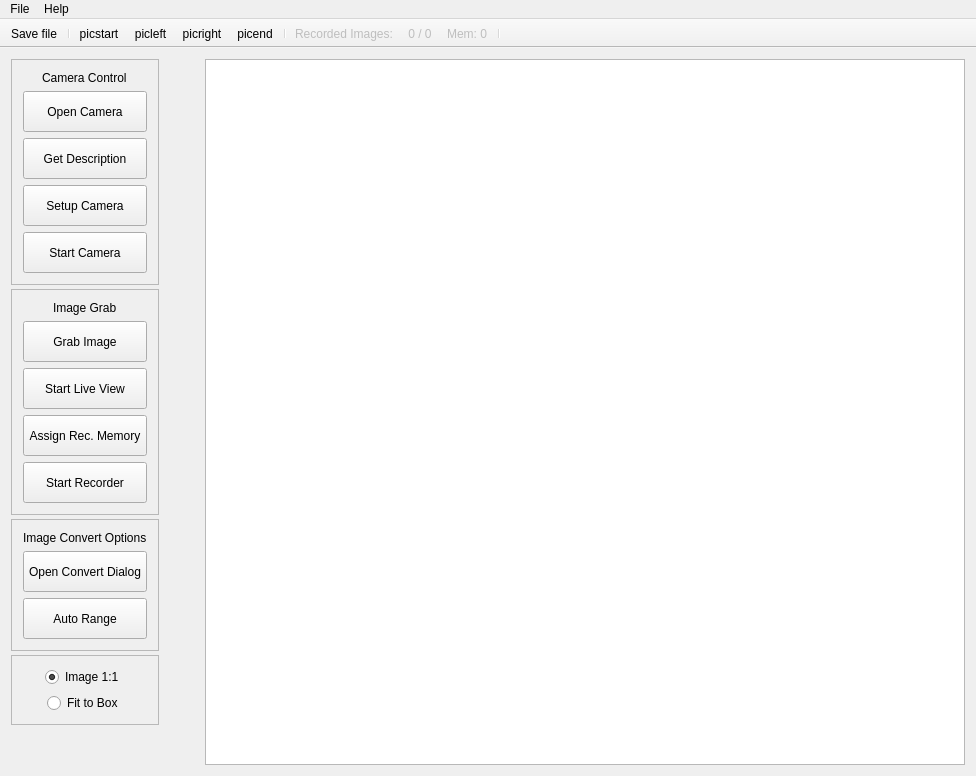
<?xml version="1.0" encoding="UTF-8"?>
<ui version="4.0">
 <class>qt_pco_cameraClass</class>
 <widget class="QMainWindow" name="qt_pco_cameraClass">
  <property name="geometry">
   <rect>
    <x>0</x>
    <y>0</y>
    <width>976</width>
    <height>776</height>
   </rect>
  </property>
  <property name="windowTitle">
   <string>CameraDemoQT</string>
  </property>
  <property name="windowIcon">
   <iconset resource="qt_pco_camera.qrc">
    <normaloff>:/Resources/PCOApp.ico</normaloff>:/Resources/PCOApp.ico</iconset>
  </property>
  <widget class="QWidget" name="centralWidget">
   <property name="autoFillBackground">
    <bool>false</bool>
   </property>
   <layout class="QHBoxLayout" name="horizontalLayout">
    <item>
     <layout class="QVBoxLayout" name="ButtonLayout">
      <property name="spacing">
       <number>4</number>
      </property>
      <item>
       <widget class="QFrame" name="frame_4">
        <property name="frameShape">
         <enum>QFrame::StyledPanel</enum>
        </property>
        <property name="frameShadow">
         <enum>QFrame::Sunken</enum>
        </property>
        <layout class="QVBoxLayout" name="verticalLayout_5">
         <item alignment="Qt::AlignHCenter">
          <widget class="QLabel" name="CameraControlLabel">
           <property name="text">
            <string>Camera Control</string>
           </property>
          </widget>
         </item>
         <item>
          <widget class="QPushButton" name="OpenCameraButton">
           <property name="minimumSize">
            <size>
             <width>16</width>
             <height>41</height>
            </size>
           </property>
           <property name="text">
            <string>Open Camera</string>
           </property>
           <property name="iconSize">
            <size>
             <width>32</width>
             <height>32</height>
            </size>
           </property>
          </widget>
         </item>
         <item>
          <widget class="QPushButton" name="GetDescriptionButton">
           <property name="minimumSize">
            <size>
             <width>16</width>
             <height>41</height>
            </size>
           </property>
           <property name="text">
            <string>Get Description</string>
           </property>
          </widget>
         </item>
         <item>
          <widget class="QPushButton" name="SetupCameraButton">
           <property name="minimumSize">
            <size>
             <width>16</width>
             <height>41</height>
            </size>
           </property>
           <property name="text">
            <string>Setup Camera</string>
           </property>
          </widget>
         </item>
         <item>
          <widget class="QPushButton" name="StartCameraButton">
           <property name="minimumSize">
            <size>
             <width>16</width>
             <height>41</height>
            </size>
           </property>
           <property name="text">
            <string>Start Camera</string>
           </property>
          </widget>
         </item>
        </layout>
       </widget>
      </item>
      <item>
       <widget class="QFrame" name="frame_3">
        <property name="frameShape">
         <enum>QFrame::StyledPanel</enum>
        </property>
        <property name="frameShadow">
         <enum>QFrame::Sunken</enum>
        </property>
        <layout class="QVBoxLayout" name="verticalLayout_4">
         <item alignment="Qt::AlignHCenter">
          <widget class="QLabel" name="ImageGrabTitle">
           <property name="text">
            <string>Image Grab</string>
           </property>
          </widget>
         </item>
         <item>
          <widget class="QPushButton" name="GrabImageButton">
           <property name="minimumSize">
            <size>
             <width>0</width>
             <height>41</height>
            </size>
           </property>
           <property name="text">
            <string>Grab Image</string>
           </property>
          </widget>
         </item>
         <item>
          <widget class="QPushButton" name="StartLiveViewButton">
           <property name="minimumSize">
            <size>
             <width>0</width>
             <height>41</height>
            </size>
           </property>
           <property name="text">
            <string>Start Live View</string>
           </property>
          </widget>
         </item>
         <item>
          <widget class="QPushButton" name="RecorderMemoryButton">
           <property name="minimumSize">
            <size>
             <width>0</width>
             <height>41</height>
            </size>
           </property>
           <property name="text">
            <string>Assign Rec. Memory</string>
           </property>
          </widget>
         </item>
         <item>
          <widget class="QPushButton" name="StartRecorderButton">
           <property name="minimumSize">
            <size>
             <width>0</width>
             <height>41</height>
            </size>
           </property>
           <property name="text">
            <string>Start Recorder</string>
           </property>
          </widget>
         </item>
        </layout>
       </widget>
      </item>
      <item>
       <widget class="QFrame" name="frame_2">
        <property name="frameShape">
         <enum>QFrame::StyledPanel</enum>
        </property>
        <property name="frameShadow">
         <enum>QFrame::Sunken</enum>
        </property>
        <layout class="QVBoxLayout" name="verticalLayout_2">
         <item alignment="Qt::AlignHCenter">
          <widget class="QLabel" name="ImageConvertTitle">
           <property name="text">
            <string>Image Convert Options</string>
           </property>
          </widget>
         </item>
         <item>
          <widget class="QPushButton" name="OpenConvertDialogButton">
           <property name="minimumSize">
            <size>
             <width>16</width>
             <height>41</height>
            </size>
           </property>
           <property name="text">
            <string>Open Convert Dialog</string>
           </property>
          </widget>
         </item>
         <item>
          <widget class="QPushButton" name="AutoRangeButton">
           <property name="minimumSize">
            <size>
             <width>16</width>
             <height>41</height>
            </size>
           </property>
           <property name="text">
            <string>Auto Range</string>
           </property>
          </widget>
         </item>
        </layout>
       </widget>
      </item>
      <item>
       <widget class="QFrame" name="frame">
        <property name="frameShape">
         <enum>QFrame::StyledPanel</enum>
        </property>
        <property name="frameShadow">
         <enum>QFrame::Sunken</enum>
        </property>
        <layout class="QVBoxLayout" name="verticalLayout">
         <item alignment="Qt::AlignHCenter">
          <widget class="QRadioButton" name="Image1to1">
           <property name="text">
            <string>Image 1:1</string>
           </property>
           <property name="checked">
            <bool>true</bool>
           </property>
          </widget>
         </item>
         <item alignment="Qt::AlignHCenter">
          <widget class="QRadioButton" name="ImageFitToBox">
           <property name="text">
            <string>Fit to Box</string>
           </property>
          </widget>
         </item>
        </layout>
       </widget>
      </item>
      <item>
       <spacer name="verticalSpacer">
        <property name="orientation">
         <enum>Qt::Vertical</enum>
        </property>
        <property name="sizeHint" stdset="0">
         <size>
          <width>20</width>
          <height>40</height>
         </size>
        </property>
       </spacer>
      </item>
     </layout>
    </item>
    <item>
     <spacer name="horizontalSpacer">
      <property name="orientation">
       <enum>Qt::Horizontal</enum>
      </property>
      <property name="sizeType">
       <enum>QSizePolicy::Minimum</enum>
      </property>
      <property name="sizeHint" stdset="0">
       <size>
        <width>40</width>
        <height>20</height>
       </size>
      </property>
     </spacer>
    </item>
    <item>
     <widget class="QGraphicsView" name="ImageView">
      <property name="minimumSize">
       <size>
        <width>700</width>
        <height>0</height>
       </size>
      </property>
      <property name="acceptDrops">
       <bool>false</bool>
      </property>
      <property name="frameShape">
       <enum>QFrame::StyledPanel</enum>
      </property>
      <property name="frameShadow">
       <enum>QFrame::Sunken</enum>
      </property>
      <property name="sizeAdjustPolicy">
       <enum>QAbstractScrollArea::AdjustToContents</enum>
      </property>
     </widget>
    </item>
   </layout>
  </widget>
  <widget class="QMenuBar" name="menuBar">
   <property name="geometry">
    <rect>
     <x>0</x>
     <y>0</y>
     <width>976</width>
     <height>29</height>
    </rect>
   </property>
   <widget class="QMenu" name="menuFile">
    <property name="title">
     <string>File</string>
    </property>
    <addaction name="actionSave"/>
    <addaction name="actionSaveb16tif"/>
    <addaction name="actionExit"/>
   </widget>
   <widget class="QMenu" name="menuHelp">
    <property name="title">
     <string>Help</string>
    </property>
    <addaction name="actionInfo"/>
   </widget>
   <addaction name="menuFile"/>
   <addaction name="menuHelp"/>
  </widget>
  <widget class="QToolBar" name="Toolbar">
   <property name="contextMenuPolicy">
    <enum>Qt::NoContextMenu</enum>
   </property>
   <property name="windowTitle">
    <string>toolBar</string>
   </property>
   <property name="movable">
    <bool>false</bool>
   </property>
   <property name="iconSize">
    <size>
     <width>24</width>
     <height>24</height>
    </size>
   </property>
   <property name="floatable">
    <bool>false</bool>
   </property>
   <attribute name="toolBarArea">
    <enum>TopToolBarArea</enum>
   </attribute>
   <attribute name="toolBarBreak">
    <bool>false</bool>
   </attribute>
   <addaction name="actionSave"/>
   <addaction name="separator"/>
   <addaction name="actionPicstart"/>
   <addaction name="actionPicleft"/>
   <addaction name="actionPicright"/>
   <addaction name="actionPicend"/>
   <addaction name="separator"/>
   <addaction name="actionRecorded_Images"/>
   <addaction name="actionImagecounter"/>
   <addaction name="MemoryAssigned"/>
   <addaction name="separator"/>
  </widget>
  <action name="actionSave">
   <property name="icon">
    <iconset resource="qt_pco_camera.qrc">
     <normaloff>:/Resources/document-save-as-5.ico</normaloff>
     <normalon>:/Resources/document-save-as-5.ico</normalon>:/Resources/document-save-as-5.ico</iconset>
   </property>
   <property name="text">
    <string>Save file</string>
   </property>
  </action>
  <action name="actionInfo">
   <property name="icon">
    <iconset resource="qt_pco_camera.qrc">
     <normaloff>:/Resources/help.ico</normaloff>:/Resources/help.ico</iconset>
   </property>
   <property name="text">
    <string>Info</string>
   </property>
  </action>
  <action name="actionExit">
   <property name="icon">
    <iconset resource="qt_pco_camera.qrc">
     <normaloff>:/Resources/application-exit.ico</normaloff>:/Resources/application-exit.ico</iconset>
   </property>
   <property name="text">
    <string>Exit</string>
   </property>
  </action>
  <action name="actionPicleft">
   <property name="icon">
    <iconset resource="qt_pco_camera.qrc">
     <normaloff>:/Resources/arrow-left-2.ico</normaloff>:/Resources/arrow-left-2.ico</iconset>
   </property>
   <property name="text">
    <string>picleft</string>
   </property>
   <property name="iconText">
    <string>picleft</string>
   </property>
   <property name="toolTip">
    <string>One picture to the left</string>
   </property>
   <property name="shortcut">
    <string>Left</string>
   </property>
  </action>
  <action name="actionPicright">
   <property name="icon">
    <iconset resource="qt_pco_camera.qrc">
     <normaloff>:/Resources/arrow-right-2.ico</normaloff>:/Resources/arrow-right-2.ico</iconset>
   </property>
   <property name="text">
    <string>picright</string>
   </property>
   <property name="iconText">
    <string>picright</string>
   </property>
   <property name="toolTip">
    <string>One picture to the right</string>
   </property>
   <property name="shortcut">
    <string>Right</string>
   </property>
  </action>
  <action name="actionPicstart">
   <property name="icon">
    <iconset resource="qt_pco_camera.qrc">
     <normaloff>:/Resources/arrow-left-double-2.ico</normaloff>:/Resources/arrow-left-double-2.ico</iconset>
   </property>
   <property name="text">
    <string>picstart</string>
   </property>
   <property name="toolTip">
    <string>First picture</string>
   </property>
   <property name="shortcut">
    <string>Down</string>
   </property>
  </action>
  <action name="actionPicend">
   <property name="icon">
    <iconset resource="qt_pco_camera.qrc">
     <normaloff>:/Resources/arrow-right-double-2.ico</normaloff>:/Resources/arrow-right-double-2.ico</iconset>
   </property>
   <property name="text">
    <string>picend</string>
   </property>
   <property name="toolTip">
    <string>Last picture</string>
   </property>
   <property name="shortcut">
    <string>Up</string>
   </property>
  </action>
  <action name="actionRecorded_Images">
   <property name="checkable">
    <bool>false</bool>
   </property>
   <property name="enabled">
    <bool>false</bool>
   </property>
   <property name="text">
    <string>Recorded Images:</string>
   </property>
   <property name="menuRole">
    <enum>QAction::NoRole</enum>
   </property>
  </action>
  <action name="actionImagecounter">
   <property name="enabled">
    <bool>false</bool>
   </property>
   <property name="text">
    <string>0 / 0</string>
   </property>
   <property name="font">
    <font/>
   </property>
   <property name="menuRole">
    <enum>QAction::NoRole</enum>
   </property>
  </action>
  <action name="actionSaveb16tif">
   <property name="icon">
    <iconset resource="qt_pco_camera.qrc">
     <normaloff>:/Resources/document-save-as-5.ico</normaloff>:/Resources/document-save-as-5.ico</iconset>
   </property>
   <property name="text">
    <string>Save .b16/.tif file</string>
   </property>
   <property name="shortcut">
    <string>Ctrl+S</string>
   </property>
  </action>
  <action name="MemoryAssigned">
   <property name="enabled">
    <bool>false</bool>
   </property>
   <property name="text">
    <string>Mem: 0</string>
   </property>
  </action>
 </widget>
 <layoutdefault spacing="6" margin="11"/>
 <resources>
  <include location="qt_pco_camera.qrc"/>
 </resources>
 <connections/>
 <slots>
  <slot>OpenCam()</slot>
  <slot>GetCamType()</slot>
 </slots>
</ui>
